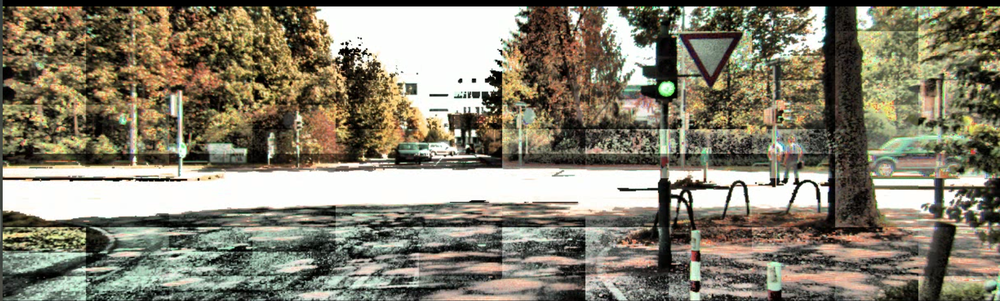
#> input picture Project 2/Q1/ahe.png, 1000 x 301 px, shrunk from 1855 x 558 before the run
$ python clahe.py
#> lines starting #> are read from the running program, lines starting #| are printed output that depends on the picture
#> further down, image is the input picture: shape (301, 1000, 4); mean R, G, B, A 132.8, 127.3, 109.6, 255
#!/usr/bin/env python3
# -*- coding: utf-8 -*-
"""
Created on Thu Mar 24 13:06:58 2022

@author: pulkit
"""

'''
"Contrast Limited Adaptive Histogram Equalization"
by Karel Zuiderveld, karel@cv.ruu.nl
in "Graphics Gems IV", Academic Press, 1994
_Author_ -- Siladittya Manna
The below implementation does not assume that the
X- and Y image resolutions are an integer multiple
of the X- and Y sizes of the contextual regions.
Instead it pads the image with the number of excess pixels
required to make the X and Y resolutions an integral multiple
of X and Y sizes of the contextual region(if required)
Minimum and Maximum values are assued to be 0 and 255
respectively even if they are not present in the image
'''
import numpy as np
import matplotlib.pyplot as plt
from skimage import io
import glob
import cv2

#INTERPOLATION FUNCTION
def interpolate(subBin,LU,RU,LB,RB,subX,subY):
    subImage = np.zeros(subBin.shape)
    num = subX*subY
    for i in range(subX):
        inverseI = subX-i
        for j in range(subY):
            inverseJ = subY-j
            val = subBin[i,j].astype(int)
            subImage[i,j] = np.floor((inverseI*(inverseJ*LU[val] + j*RU[val])+ i*(inverseJ*LB[val] + j*RB[val]))/float(num))
    return subImage

#CLAHE FUNCTION
#ALL UTILITY FUNCTIONS COMBINED INTO ONE FUNCTION
def clahe(img,clipLimit,nrBins=128,nrX=0,nrY=0):
    '''img - Input image
       clipLimit - Normalized clipLimit. Higher value gives more contrast
       nrBins - Number of graylevel bins for histogram("dynamic range")
       nrX - Number of contextial regions in X direction
       nrY - Number of Contextial regions in Y direction'''
#> called with clipLimit = 8, nrBins = 0, nrX = 0, nrY = 0
    h,w = img.shape
#> h = 301; w = 1000
    if clipLimit==1:
        return
    nrBins = max(nrBins,128)
    if nrX==0:
        #Taking dimensions of each contextial region to be a square of 32X32
        xsz = 32
        ysz = 32
        nrX = np.ceil(h/xsz).astype(int)#240
#> nrX = 10
        #Excess number of pixels to get an integer value of nrX and nrY
        excX= int(xsz*(nrX-h/xsz))
#> excX = 19
        nrY = np.ceil(w/ysz).astype(int)#320
#> nrY = 32
        excY= int(ysz*(nrY-w/ysz))
#> excY = 24
        #Pad that number of pixels to the image
        if excX!=0:
            img = np.append(img,np.zeros((excX,img.shape[1])).astype(int),axis=0)
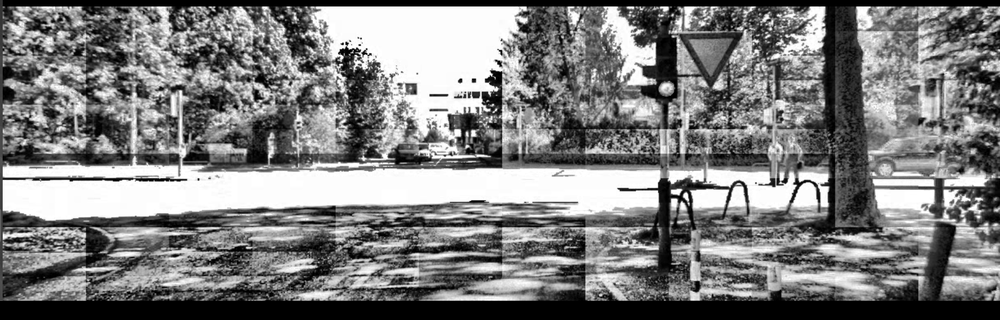
#> img: shape (320, 1000) int64; min 0, max 255, mean 124.9
        if excY!=0:
            img = np.append(img,np.zeros((img.shape[0],excY)).astype(int),axis=1)
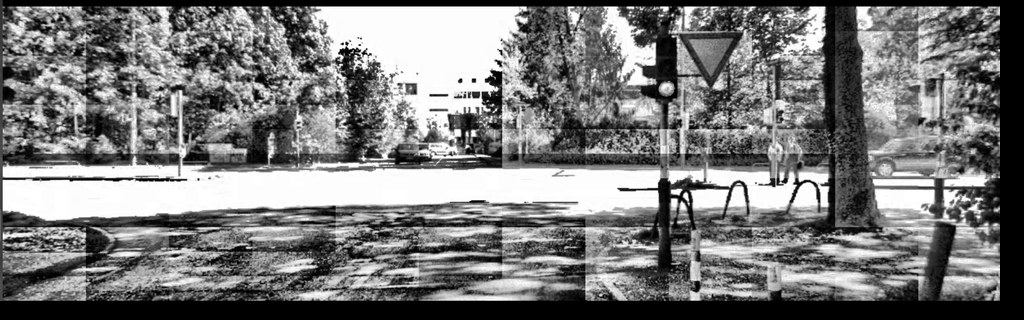
#> img: shape (320, 1024) int64; min 0, max 255, mean 122
    else:
        xsz = round(h/nrX)
        ysz = round(w/nrY)

    nrPixels = xsz*ysz
    xsz2 = round(xsz/2)
    ysz2 = round(ysz/2)
    claheimg = np.zeros(img.shape)

    if clipLimit > 0:
        clipLimit = max(1,clipLimit*xsz*ysz/nrBins)
    else:
        clipLimit = 50

    #makeLUT
    print("...Make the LUT...")
    minVal = 0 #np.min(img)
    maxVal = 255 #np.max(img)

    #maxVal1 = maxVal + np.maximum(np.array([0]),minVal) - minVal
    #minVal1 = np.maximum(np.array([0]),minVal)

    binSz = np.floor(1+(maxVal-minVal)/float(nrBins))
    LUT = np.floor((np.arange(minVal,maxVal+1)-minVal)/float(binSz))

    #BACK TO CLAHE
    bins = LUT[img]
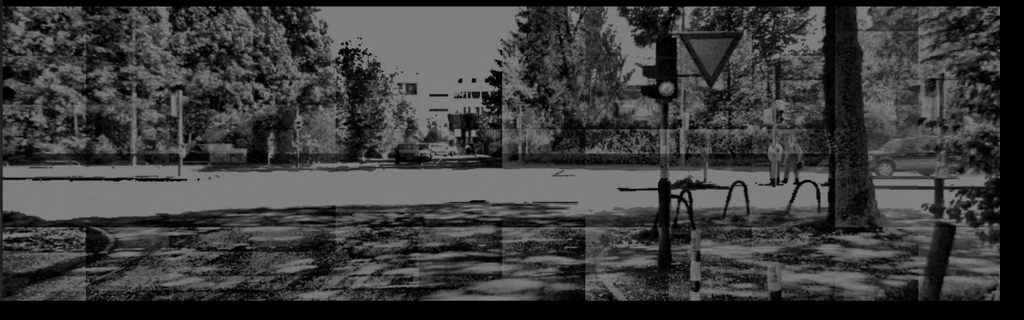
#> bins: shape (320, 1024) float64; min 0, max 127, mean 60.7
    print(bins.shape)
#| (320, 1024)
    #makeHistogram
    print("...Making the Histogram...")
    hist = np.zeros((nrX,nrY,nrBins))
    print(nrX,nrY,hist.shape)
#| 10 32 (10, 32, 128)
    for i in range(nrX):
        for j in range(nrY):
            bin_ = bins[i*xsz:(i+1)*xsz,j*ysz:(j+1)*ysz].astype(int)
            for i1 in range(xsz):
                for j1 in range(ysz):
                    hist[i,j,bin_[i1,j1]]+=1

    #clipHistogram
    print("...Clipping the Histogram...")
    if clipLimit>0:
        for i in range(nrX):
            for j in range(nrY):
                nrExcess = 0
                for nr in range(nrBins):
                    excess = hist[i,j,nr] - clipLimit
                    if excess>0:
                        nrExcess += excess

                binIncr = nrExcess/nrBins
                upper = clipLimit - binIncr
                for nr in range(nrBins):
                    if hist[i,j,nr] > clipLimit:
                        hist[i,j,nr] = clipLimit
                    else:
                        if hist[i,j,nr]>upper:
                            nrExcess += upper - hist[i,j,nr]
                            hist[i,j,nr] = clipLimit
                        else:
                            nrExcess -= binIncr
                            hist[i,j,nr] += binIncr

                if nrExcess > 0:
                    stepSz = max(1,np.floor(1+nrExcess/nrBins))
                    for nr in range(nrBins):
                        nrExcess -= stepSz
                        hist[i,j,nr] += stepSz
                        if nrExcess < 1:
                            break

    #mapHistogram
    print("...Mapping the Histogram...")
    map_ = np.zeros((nrX,nrY,nrBins))
    #print(map_.shape)
    scale = (maxVal - minVal)/float(nrPixels)
    for i in range(nrX):
        for j in range(nrY):
            sum_ = 0
            for nr in range(nrBins):
                sum_ += hist[i,j,nr]
                map_[i,j,nr] = np.floor(min(minVal+sum_*scale,maxVal))

    #BACK TO CLAHE
    #INTERPOLATION
    print("...interpolation...")
    xI = 0
    for i in range(nrX+1):
        if i==0:
            subX = int(xsz/2)
            xU = 0
            xB = 0
        elif i==nrX:
            subX = int(xsz/2)
            xU = nrX-1
            xB = nrX-1
        else:
            subX = xsz
            xU = i-1
            xB = i

        yI = 0
        for j in range(nrY+1):
            if j==0:
                subY = int(ysz/2)
                yL = 0
                yR = 0
            elif j==nrY:
                subY = int(ysz/2)
                yL = nrY-1
                yR = nrY-1
            else:
                subY = ysz
                yL = j-1
                yR = j
            UL = map_[xU,yL,:]
            UR = map_[xU,yR,:]
            BL = map_[xB,yL,:]
            BR = map_[xB,yR,:]
            #print("CLAHE vals...")
            subBin = bins[xI:xI+subX,yI:yI+subY]
            #print("clahe subBin shape: ",subBin.shape)
            subImage = interpolate(subBin,UL,UR,BL,BR,subX,subY)
            claheimg[xI:xI+subX,yI:yI+subY] = subImage
            yI += subY
        xI += subX
#> this loop made 11 passes
#> (subX, xI) on passes 1, 11: (16, 16), (16, 320)
#> xI on passes 2 to 7: 48, 80, 112, 144, 176, 208
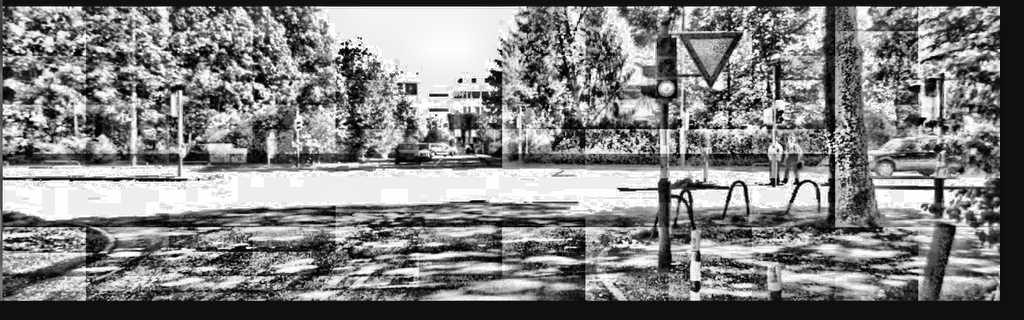
#> claheimg: shape (320, 1024) float64; min 0, max 255, mean 129
#> after the loop, xI = 320

    if excX==0 and excY!=0:
        return claheimg[:,:-excY]
    elif excX!=0 and excY==0:
        return claheimg[:-excX,:]
    elif excX!=0 and excY!=0:
        return claheimg[:-excX,:-excY]
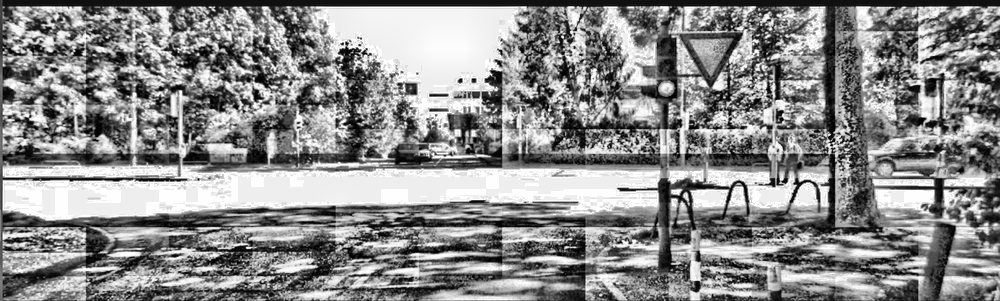
#> returned value: shape (301, 1000) float64; min 0, max 255, mean 139
    else:
        return claheimg

# images = [cv2.imread(file) for file in glob.glob("adaptive_hist_data/*.png")]
# image = images[0]
image = io.imread('ahe.png')
clahe_img = clahe(image[:,:,0],8,0,0)
#clipLimit = 8 gave decent results on eyePACs Dataset
#and setting xsz and ysz = 32
#and calculating nrX and nrY

fig,axs = plt.subplots(1,2,figsize=(200,100))
axs[0].imshow(image[:,:,0],cmap='gray')
axs[1].imshow(clahe_img,cmap='gray')
plt.show()
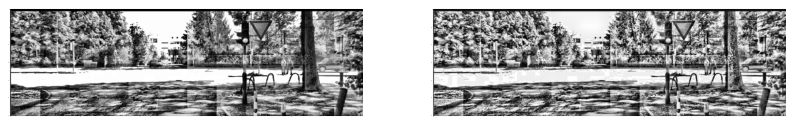
#> figure drawn by matplotlib, 2 panels
